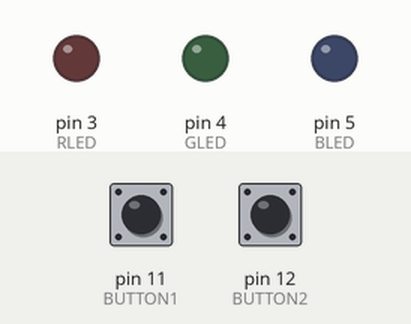
The sketch below on a simulated Arduino Uno, built with avr-gcc and run on an emulated ATmega328P. Shown: output pins drawn as LEDs (lit = HIGH). The test bench sets the inputs (shaded band); at power-on: pin 11 (BUTTON1) LOW, pin 12 (BUTTON2) LOW.

Above: at 1.2 s.
1.3 s: pin 11 (BUTTON1) pulled HIGH for 0.15 s
At 2.7 s:
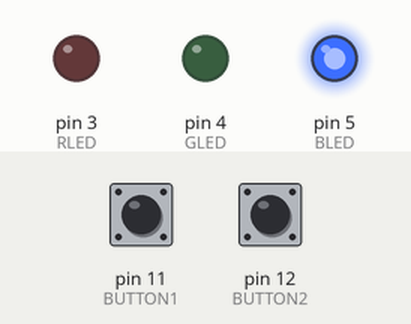
3.0 s: pin 12 (BUTTON2) pulled HIGH for 0.15 s
At 3.9 s:
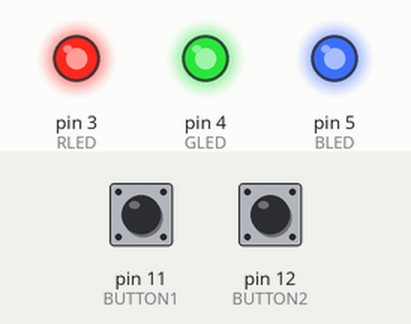
4.7 s: pin 11 (BUTTON1) pulled HIGH for 1 s
At 5.4 s:
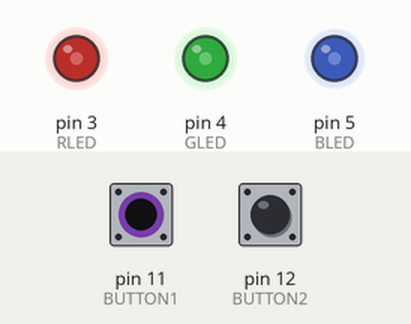
7.2 s: pin 11 (BUTTON1) pulled HIGH for 0.15 s
At 8.3 s:
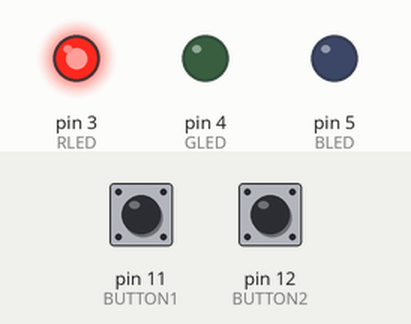
8.9 s: pin 12 (BUTTON2) pulled HIGH for 0.15 s
At 9.6 s:
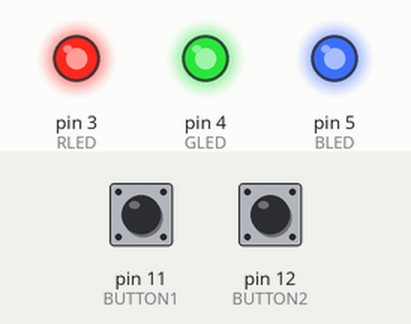
10.6 s: pin 11 (BUTTON1) pulled HIGH for 3.2 s
At 11.0 s:
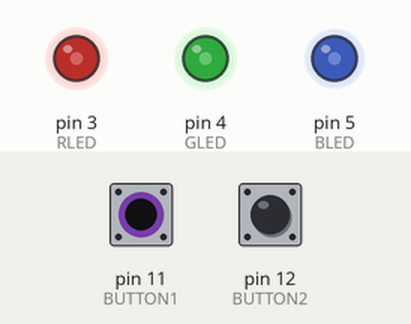
Timing chart, 0 to 15.3 s (numbered marks = the images above; inputs shaded):
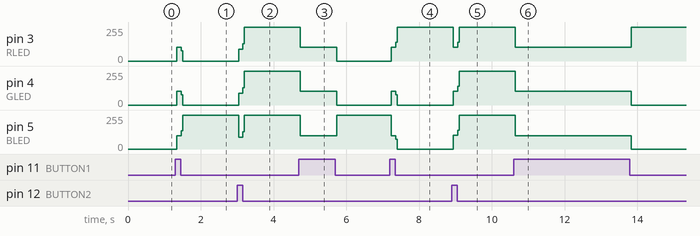

The sketch:

Lab1Prob7.ino
```cpp
#define RLED 3
#define GLED 4
#define BLED 5

#define BUTTON1 11
#define BUTTON2 12

int arr1[10] = {};
int arr2[10] = {};

int ans[10] = {};
int counter = 0;
//populates arrays with sequential ints 1-10
void populateArray10(int arr[10]) {
  for(int i = 0; i<10; i++) {
    arr[i] = i+1;
  }
}

void setup() {
  populateArray10(arr1);
  populateArray10(arr2);
  pinMode(BUTTON1, INPUT);
  pinMode(BUTTON2, INPUT);
  pinMode(RLED, OUTPUT);
  pinMode(GLED, OUTPUT);
  pinMode(BLED, OUTPUT);
}

void loop() {
  // mode changer (counter = 1 --> addition, counter = 2 --> subtraction,
  // counter = 0 --> multiplication)
  if(digitalRead(BUTTON1)) {
    counter++;
    if(counter == 1) {
      digitalWrite(RLED, HIGH);
      digitalWrite(BLED, LOW);
    }
    if(counter == 2) {
      digitalWrite(GLED, HIGH);
      digitalWrite(RLED, LOW);
    }
    if(counter == 3) {
      digitalWrite(BLED, HIGH);
      digitalWrite(GLED, LOW);
      counter = 0;
    }
  }
  // calculator
  if(digitalRead(BUTTON2)) {
    digitalWrite(RLED, LOW);
    digitalWrite(GLED, LOW);
    digitalWrite(BLED, LOW);
    // performs and stores operations
    for(int i = 0; i < 10; i++) {
      switch(counter) {
        //add
        case 1:
          ans[i] = arr1[i] + arr2[i];
        break;
        //subtract
        case 2:
          ans[i] = arr1[i] - arr2[i];
        break;
        //multiply
        case 0:
          ans[i] = arr1[i] * arr2[i];
        break;
      }
    }
    digitalWrite(RLED, HIGH);
    digitalWrite(GLED, HIGH);
    digitalWrite(BLED, HIGH);
  }

}
```

Measured:
- after the input at 1.3 s, pin 3 (RLED): 0/255 → 103/255 at once, → 0/255 0.12 s later; pin 4 (GLED): 0/255 → 104/255 at once, → 0/255 0.12 s later; pin 5 (BLED): 0/255 → 99/255 at once, → 255/255 0.12 s later
- after the input at 3.0 s, pin 3 (RLED), pin 4 (GLED): 0/255 → 89/255 at once, → 255/255 0.12 s later; pin 5 (BLED): 255/255 → 88/255 at once, → 255/255 0.12 s later
- after the input at 4.7 s, pin 3 (RLED): 255/255 → 104/255 at once, → 0/255 1.0 s later; pin 4 (GLED): 255/255 → 103/255 at once, → 0/255 1.0 s later; pin 5 (BLED): 255/255 → 98/255 at once, → 255/255 1.0 s later
- after the input at 7.2 s, pin 3 (RLED): 0/255 → 104/255 at once, → 255/255 0.12 s later; pin 4 (GLED): 0/255 → 103/255 at once, → 0/255 0.12 s later; pin 5 (BLED): 255/255 → 98/255 at once, → 0/255 0.12 s later
- after the input at 8.9 s, pin 3 (RLED): 255/255 → 104/255 at once, → 255/255 0.12 s later; pin 4 (GLED): 0/255 → 104/255 at once, → 255/255 0.12 s later; pin 5 (BLED): 0/255 → 103/255 at once, → 255/255 0.12 s later
- after the input at 10.6 s, pin 3 (RLED): 255/255 → 104/255 at once, → 255/255 3.2 s later; pin 4 (GLED): 255/255 → 103/255 at once, → 0/255 3.2 s later; pin 5 (BLED): 255/255 → 98/255 at once, → 0/255 3.2 s later
